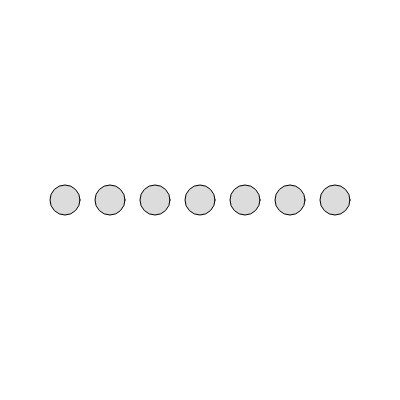
Frame 1 (no input)
Frame 60 (no input): identical to frame 1, image omitted
Frame 120 (the mouse pressed at the canvas centre since frame 60): identical to frame 1, image omitted

The p5.js sketch that drew this single still picture (run headless with seeded random() and noise() and a simulated clock; from frame 60 on, the mouse is pressed at the canvas centre):

// p5.js sketch
// ── sketch.js
function setup() {
  createCanvas(400, 400);
}

function draw() {
  background(255);

  let size = 30;
  let circleNum = 7;

  fill (220);
  
  for(i = 0; i < circleNum; i ++){
    circle(i * (size + size/2) + size/2 + (width - (circleNum * size + (size/2) * 6)) / 2, height/2, size)
  }
}
